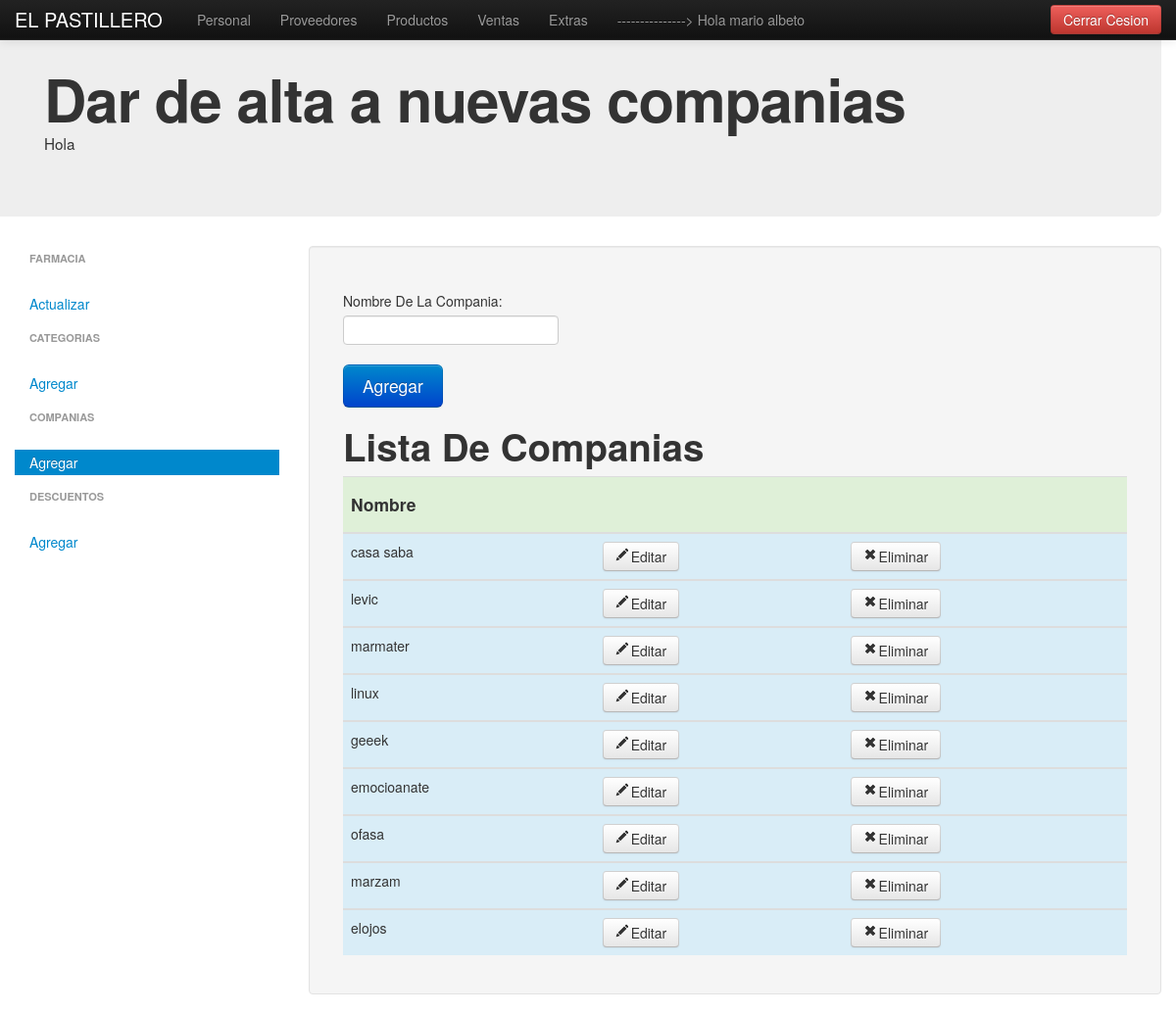
/addCompania/ (signed in), run on the app's committed database.
### apps/compania/models.py (models this page shows, shortened)
class Compania(models.Model):
	nombre_compania = models.CharField(blank=True, max_length=200)
	status = models.BooleanField(default=True)

### apps/compania/views.py (the view)
# urls.py: url(r'^addCompania/$', 'view_add_compania', name='vista_agregar_compania'),
def view_add_compania(request):
	if request.user.is_authenticated():
		if request.method == "POST":
			form = CompaniaForm(request.POST,request.FILES)
			if form.is_valid():
				edit= form.save(commit=False)
				edit.status = True
				edit.save()
				titulo = "Agregar una nueva compania"
				info = "La compania de agrego correctamente"
				status_add_compania = "active"
				ctx = {'mensaje':info,
				'status_add_compania':status_add_compania,
				'titulo':titulo,'status_compania':'active'}
				return render_to_response('companias/mensajeCompania.html',
										ctx,context_instance=RequestContext(request))
			else:
				return HttpResponseRedirect('/addCompania')
		else:
			lista_de_companias = obtenerCompanias()
			form = CompaniaForm()
			status_add_compania = "active"
			ctx = {'form':form,
			'lista_companias':lista_de_companias,
			'status_add_compania':status_add_compania,'status_compania':'active'}
			return render_to_response('companias/addCompanias.html',
										ctx,context_instance=RequestContext(request))
	else:
		return HttpResponseRedirect('/login')

### apps/compania/forms.py
class CompaniaForm(forms.ModelForm):
	nombre_compania = forms.CharField(label="Nombre De La Compania")
	class Meta:
		model = Compania
		exclude = {'status',}

### apps/compania/views.py (called while the page is built)
def obtenerCompanias():
	listCompan = Compania.objects.filter(status=True)
	return listCompan

### templates/companias/addCompanias.html (shortened to what this page needs)
{% extends "base.html" %}
{% block content %}
		<div class="container">
			<div class="row">
				<div class="hero-unit">
					<h1>
						Dar de alta a nuevas companias
					</h1>
					<small>Hola</small>
				</div>
			</div>
			<div class="row">
			{% include 'home/barraLateralIzquierdo.html' %}
				<div class="span9">
					<div class="well sidebar-nav">
						<ul class="nav nav-list">
							<li class="nav-header"></li><br>
								<form action="." method="POST">
								{{ form.as_p }}
									<button class="btn btn-large btn-primary">Agregar</button>
									</form>
								{% if lista_companias%}
										<table class="table table-hover">
											<theader>
												<h1>
													Lista De Companias
												</h1>
												<tr class="success">
													<td><h4>Nombre</h4</td>
													<td></td>
													<td></td>
												</tr>
											</theader>
										{% for compania in lista_companias%}
											<tbody>
												<tr class="info">
													<td>{{ compania.nombre_compania}}</td>
													<td><a class="btn" href="/editCompania/{{compania.id}}/"><i class="icon-pencil"></i>Editar</a></td>
													<td><a class="btn" href="/rmCompania/{{compania.id}}/"><i class="icon-remove"></i>Eliminar</a></td>
												</tr>
											</tbody>
										{% endfor %}
										</table>
									{% else%}
										<p>No se han agregado nunguna compania</p>
									{% endif%}
						</ul>
				</div>
			</div>
		</div>
{% endblock %}

### templates/barraSuperior.html (shortened to what this page needs)
  <div class="navbar navbar-inverse navbar-fixed-top">
      <div class="navbar-inner">
        <div class="container">
          <a class="brand" href="{% url vista_lista_farmacia %}">EL PASTILLERO</a>
          <div class="nav-collapse collapse">
            <ul class="nav">
             <li><a href="{% url vista_lista_personal_actualizar %}">Personal</a></li>
			<li><a href="{% url vista_lista_proveedores_actualizar  %}">Proveedores</a></li>
			<li><a href="{% url vista_tipo_producto%}">Productos</a></li>
			<li><a href="/addVentas/0/">Ventas</a></li>
			<li><a href="{% url vista_mejor_proveedor%}" >Extras</a></li>
            <li><a href="" >---------------> Hola {{user.first_name}}</a></li>
 		  </ul>
 	    <nav class="navbar-form pull-right">
		<a href="{% url vista_deslogearse %}">
              <button type="submit" class="btn btn-danger">Cerrar Cesion</button>
		</a>
            </nav>
          </div>
        </div>
      </div>
    </div>

### data on the page
Compania: nombre_compania "casa saba"
Compania: nombre_compania "levic"
Compania: nombre_compania "marmater"
Compania: nombre_compania "linux"
Compania: nombre_compania "geeek"
Compania: nombre_compania "emocioanate"
Compania: nombre_compania "ofasa"
Compania: nombre_compania "marzam"
Compania: nombre_compania "elojos"

### other printed values
{{ user.first_name }} "mario albeto"
